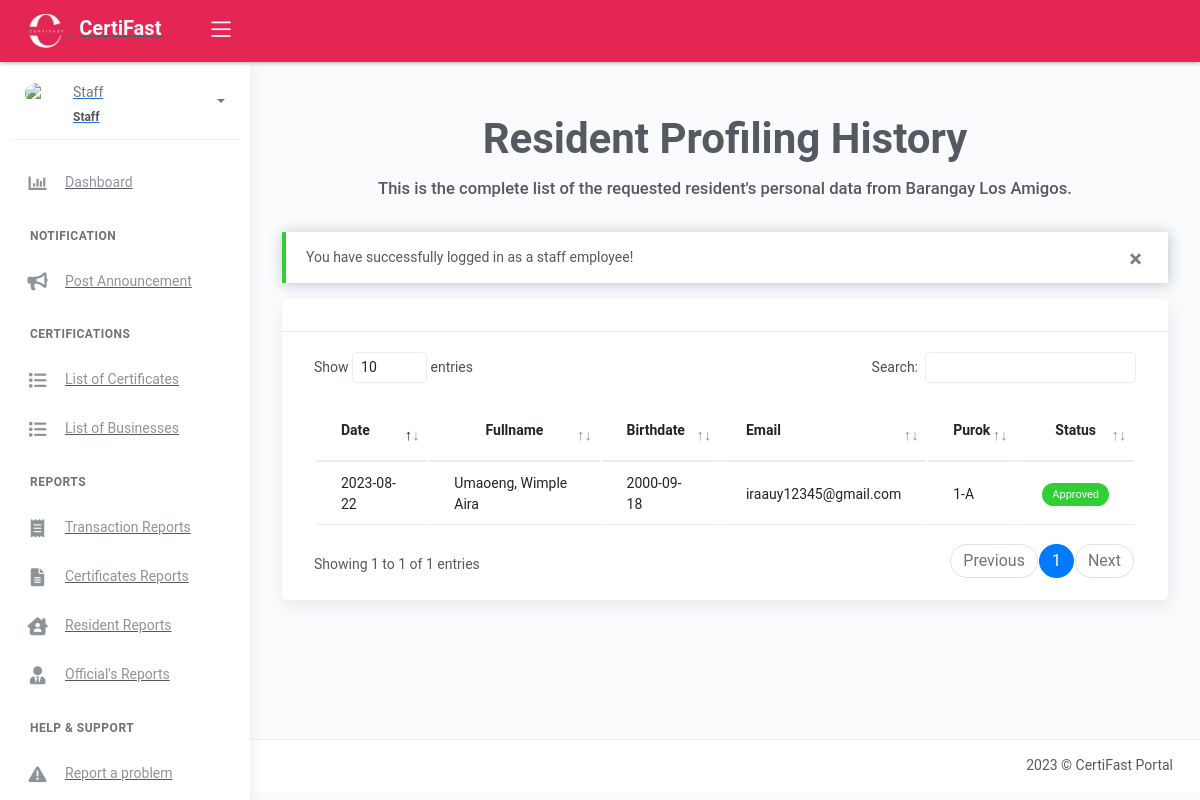
Before: /list_purok_resident.php (signed in) with the older database file.
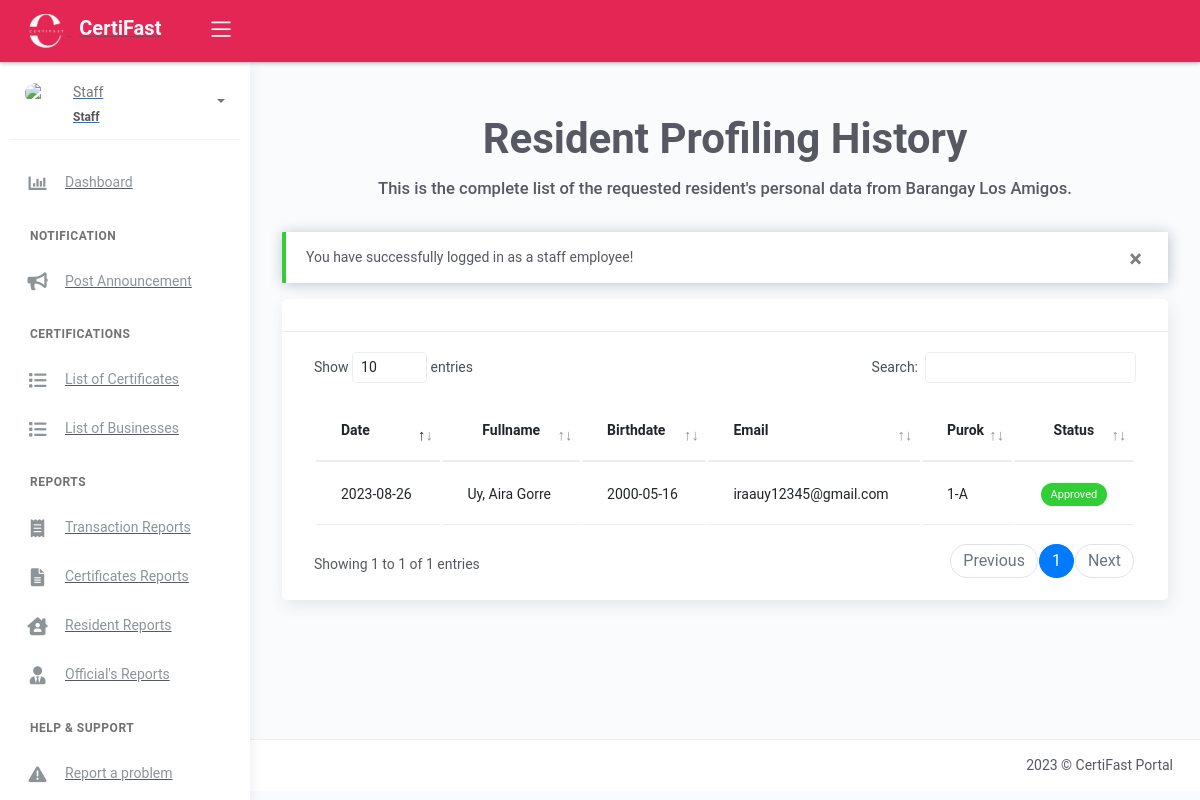
After: the same page with the newer database file.
### tables this page shows
CREATE TABLE `tblresident` (
  `id` int(11) NOT NULL AUTO_INCREMENT,
  `national_id` varchar(100) DEFAULT NULL,
  `citizenship` varchar(50) DEFAULT NULL,
  `picture` text DEFAULT NULL,
  `firstname` varchar(50) DEFAULT NULL,
  `middlename` varchar(50) DEFAULT NULL,
  `lastname` varchar(50) DEFAULT NULL,
  `address` varchar(255) DEFAULT NULL,
  `birthplace` varchar(80) DEFAULT NULL,
  `birthdate` date DEFAULT NULL,
  `age` int(11) DEFAULT NULL,
  `civilstatus` varchar(20) DEFAULT NULL,
  `gender` varchar(20) DEFAULT NULL,
  `purok` varchar(50) DEFAULT NULL,
  `voterstatus` varchar(20) DEFAULT NULL,
  `taxno` varchar(30) DEFAULT NULL,
  `phone` varchar(50) DEFAULT NULL,
  `email` varchar(50) DEFAULT NULL,
  `occupation` varchar(100) DEFAULT NULL,
  `resident_type` int(11) DEFAULT 1,
  `residency_status` varchar(50) NOT NULL,
  `requester` varchar(255) NOT NULL,
  `residency_date` date NOT NULL DEFAULT current_timestamp(),
  PRIMARY KEY (`id`)
);

### list_purok_resident.php (the view, shortened to what this page needs)
<?php include 'server/server.php' ?>
<?php
$fullname = $_SESSION["username"];
$sql = "SELECT *, r.id, r.purok,r.residency_date FROM tblresident AS r JOIN tbl_user_admin AS a ON r.purok = a.purok WHERE a.username = ? AND r.residency_status IN ('on hold', 'approved','rejected')";
$stmt = $conn->prepare($sql);
$stmt->bind_param("s", $fullname);
$stmt->execute();
$result = $stmt->get_result();
$resident = array();
while ($row = $result->fetch_assoc()) {
    $status = $row['residency_status'];
    $statusBadge = '';
    if ($status == 'on hold') {
        $statusBadge = '<span class="badge badge-warning">On Hold</span>';
    }elseif ($status == 'approved') {
            $statusBadge = '<span class="badge badge-success">Approved</span>';
    } elseif ($status == 'rejected') {
        $statusBadge = '<span class="badge badge-danger">Rejected</span>';
    }
    $row['residency_badge'] = $statusBadge;
    if ($status == 'on hold') {
        $resident[] = $row;
    } elseif ($status == 'approved') {
        $resident[] = $row;
    } elseif ($status == 'rejected') {
        $resident[] = $row;
    }
}
?>
<!DOCTYPE html>
<html lang="en">
<head>
	<?php include 'templates/header.php' ?>
</head>
<body>
	<div class="wrapper">
		<?php include 'templates/main-header.php' ?>
		<?php include 'templates/sidebar.php' ?>
		<div class="main-panel">
			<div class="content">
				<div class="panel-header">
                    <div class="d-flex align-items-center align-items-md-center flex-column">
                        <h1 class="text-center fw-bold mt-5" style="font-size: 300%;">Resident Profiling History</h1>
                        <h4 class="text-center">This is the complete list of the requested resident's personal data from Barangay Los Amigos.</h4>
                    </div>
				</div>
				<div class="page-inner">
					<div class="row">
						<div class="col-md-12">
                        <?php if(isset($_SESSION['message'])): ?>
                                <div class="alert alert-<?php echo $_SESSION['success']; ?> <?= $_SESSION['success']=='danger' ? 'bg-danger text-light' : null ?>" role="alert">
                                    <button type="button" class="close" data-dismiss="alert" aria-label="Close">
                                        <span aria-hidden="true">&times;</span>
                                    </button>
                                    <?php echo $_SESSION['message']; ?>
                                </div>
                            <?php endif ?>
                            <div class="card">
								<div class="card-header">
								</div>
								<div class="card-body">
									<div class="table-responsive">
										<table id="residenttable" class="table">
											<thead>
												<tr>
                                                    <th scope="col">Date</th>
													<th class="text-center" scope="col">Fullname</th>
													<th scope="col">Birthdate</th>
                                                    <th scope="col">Email</th>
													<th scope="col">Purok</th>
                                                    <th class="text-center" scope="col">Status</th>
												</tr>
											</thead>
											<tbody>
												<?php if(!empty($resident)): ?>
													<?php $no=1; foreach($resident as $row): ?>
                                                        <tr>
                                                            <td><?= $row['residency_date'] ?></td>
                                                            <td>
                                                                <?= ucwords($row['lastname'].', '.$row['firstname'].' '.$row['middlename']) ?>
                                                            </td>
                                                            <td><?= $row['birthdate'] ?></td>
                                                            <td><?= $row['email'] ?></td>
                                                            <td><?= $row['purok'] ?></td>
                                                            <td class="text-center"><?= $row['residency_badge'] ?></td>
                                                        </tr>
													<?php $no++; endforeach ?>
												<?php endif ?>
											</tbody>
										</table>
									</div>
								</div>
							</div>
						</div>
					</div>
				</div>
			</div>
                <?php include 'templates/main-footer.php' ?>
            </div>
        </div>
</body>
</html>

Changed rows visible on the page:
removed tblresident: residency_date "2023-08-22", lastname+firstname+middlename "Umaoeng, Wimple Aira", birthdate "2000-09-18", email "iraauy12345@gmail.com", purok "1-A", residency_status "Approved"
added tblresident: residency_date "2023-08-26", lastname+firstname+middlename "Uy, Aira Gorre", birthdate "2000-05-16", email "iraauy12345@gmail.com", purok "1-A", residency_status "Approved"
